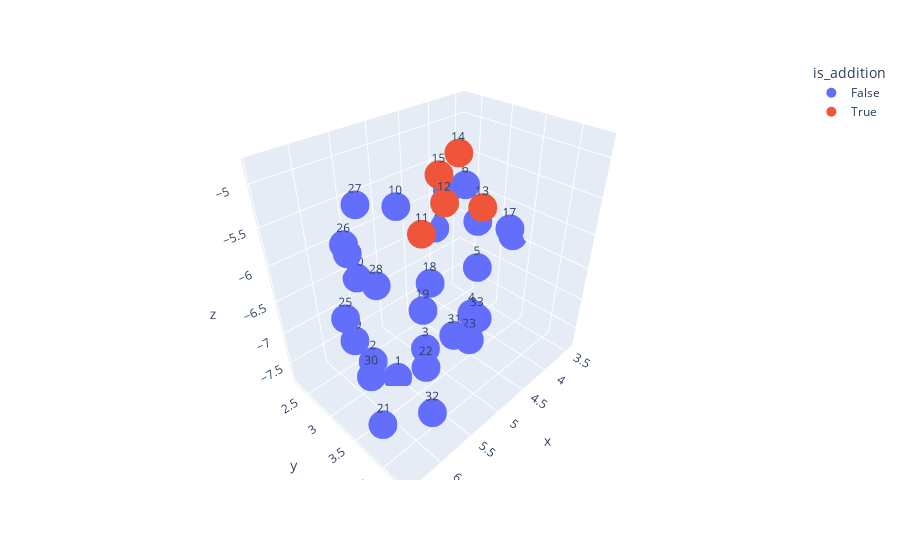

Source (notebook cell):
### Code cell
import plotly.express as px

fig = px.scatter_3d(tf_idf_reduced, y="y", x="x", z="z", text="chapter", color="is_addition")
fig.update_traces(marker_size=10)
fig.show()

### Figure 1 — Plotly figure (JSON) as saved in the notebook; plotly's stock layout.template omitted (floating-point values rounded to 4 significant figures)
{"data": [{"hovertemplate": "is_addition=False<br>x=%{x}<br>y=%{y}<br>z=%{z}<br>chapter=%{text}<extra></extra>", "legendgroup": "False", "marker": {"color": "#636efa", "size": 10, "symbol": "circle"}, "mode": "markers+text", "name": "False", "scene": "scene", "showlegend": true, "text": ["1", "2", "3", "4", "5", "6", "7", "8", "9", "10", "16", "17", "18", "19", "20", "21", "22", "23", "24", "25", "26", "27", "28", "29", "30", "31", "32", "33"], "type": "scatter3d", "x": [5.554, 5.778, 5.007, 4.307, 4.017, 4.117, 3.873, 3.583, 3.972, 4.749, 3.434, 4.116, 4.423, 4.93, 5.446, 6.424, 5.598, 5.221, 5.689, 6.399, 6.151, 5.55, 5.911, 6.235, 6.376, 5.536, 6.066, 4.626], "y": [3.157, 2.964, 3.113, 3.315, 3.128, 2.95, 2.403, 2.73, 2.252, 2.335, 3.251, 3.684, 2.61, 2.998, 2.319, 3.953, 3.751, 4.068, 2.54, 3.47, 3.213, 2.601, 3.353, 3.326, 3.769, 4.119, 4.337, 3.676], "z": [-7.747, -7.438, -7.637, -7.315, -6.772, -5.555, -5.903, -6.384, -6.531, -5.854, -6.461, -5.883, -7.102, -7.078, -6.633, -7.197, -7.098, -6.703, -6.043, -6.039, -5.405, -5.428, -5.957, -6.537, -6.648, -6.398, -6.983, -6.986]}, {"hovertemplate": "is_addition=True<br>x=%{x}<br>y=%{y}<br>z=%{z}<br>chapter=%{text}<extra></extra>", "legendgroup": "True", "marker": {"color": "#EF553B", "size": 10, "symbol": "circle"}, "mode": "markers+text", "name": "True", "scene": "scene", "showlegend": true, "text": ["11", "12", "13", "14", "15"], "type": "scatter3d", "x": [4.759, 5.323, 4.809, 4.77, 4.898], "y": [2.816, 3.765, 3.816, 3.425, 3.263], "z": [-6.055, -5.058, -5.283, -4.813, -5.065]}], "layout": {"legend": {"title": {"text": "is_addition"}, "tracegroupgap": 0}, "margin": {"t": 60}, "scene": {"domain": {"x": [0, 1], "y": [0, 1]}, "xaxis": {"title": {"text": "x"}}, "yaxis": {"title": {"text": "y"}}, "zaxis": {"title": {"text": "z"}}}}}
